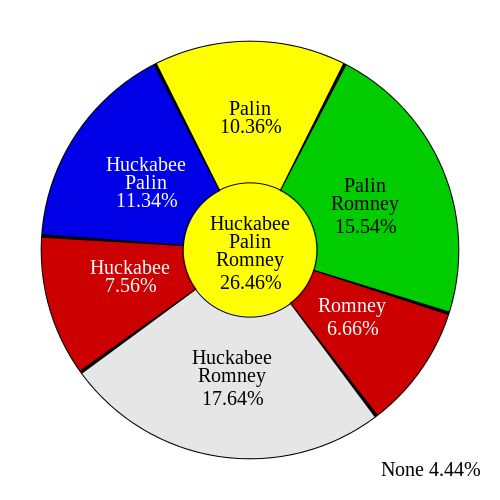

Python code for this plot:
#!/usr/bin/env python
# ex: set ts=8 noet:
# Ryan 'pizza' Flynn (http://parseerror.com/)
# display Venn-diagram data in a "beachball" format, yuck!
# don't blame me, blame
# <URL: http://www.reddit.com/r/SomebodyMakeThis/comments/bpb0y/smt_a_beach_ball_chart_maker/ >
# generates beachball.svg and beachball.png files
# required:
# python (http://python.org)
# cairo (http://cairographics.org)
# py2cairo (http://cairographics.org/pycairo/)
# 
# enter your data here
# ('NameX NameY', Pct, Color)
# whatever Pct is left over is considered 'None'

# original data
data = [
	('Palin',		 10.36, 'yellow'),
	('Palin Romney',	 15.54, 'green' ),
	('Romney', 		  6.66, 'red'   ),
	('Huckabee Romney',	 17.64, 'gray'  ),
	('Huckabee',		  7.56, 'red'   ),
	('Huckabee Palin',	 11.34, 'blue'  ),
	('Huckabee Palin Romney',26.46, 'yellow'), # 'All', center
]

filename = 'beachball'
width = 500.0
height = 500.0
fontsize = 20
fontname = "Times New Roman"

colors = { # available colors: 'color' : (r, g, b)
	'black': (0.0, 0.0, 0.0),
	'white': (1.0, 1.0, 1.0),
	'yellow':(1.0, 1.0, 0.0),
	'green': (0.0, 0.8, 0.0),
	'red':	 (0.8, 0.0, 0.0),
	'gray':	 (0.9, 0.9, 0.9),
	'blue':	 (0.0, 0.0, 0.9),
}

#####################################################

import cairo
from math import pi,radians,sin,cos
import sys

# secondary data
xc = width / 2
yc = width / 2
radius = width / 4
line = width / 3

#print('xc=%f yc=%f radius=%f line=%f' % (xc, yc, radius, line))

# display centered text as given position
def center_text(cr, x, y, bgrgb, names):
	set_text_color(cr, bgrgb)
	y -= fontsize / 2 # HACK
	for n in names.split(' '):
		_, _, width, height, _, _ = cr.text_extents(n)
		cr.move_to(x - width/2, y)
		cr.show_text(n)
		cr.stroke()
		y += height + 4

# figure out whether the fg color should be black or white based on bg color
def set_text_color(cr, bgrgb):
	if sum(bgrgb) < 1 and max(bgrgb) <= 0.9 and not (sum(bgrgb) == bgrgb[1]): # sufficiently dark
		cr.set_source_rgb(1, 1, 1)
	else:
		cr.set_source_rgb(0, 0, 0)

# set up
surface = cairo.ImageSurface(cairo.FORMAT_ARGB32, int(width), int(height))

cr = cairo.Context(surface)
cr.select_font_face(fontname)
cr.set_font_size(fontsize)

# white bg
cr.set_source_rgb(1.0, 1.0, 1.0)
cr.rectangle(0, 0, width, height)
cr.fill()
cr.stroke()

# black ball bg
cr.set_source_rgb(0,0,0)
cr.arc(xc, yc, radius+(line/2)+1, 0, 2 * pi)
cr.fill()
cr.stroke()

cr.set_line_width(line)

# graph data
pctMinusAll = sum([pct for _,pct,_ in data[:-1]]) # arc pct total
namepos = []
start = 0.0
for i in range(len(data)-1):
	name,pct,c = data[i]
	c = colors[c]
	# arc width in degrees
	w = (360.0 - (len(data)-1)) * (pct / pctMinusAll)
	if i == 0: # first arc display center top
		start = 270 - w/2
	# draw arc
	cr.set_source_rgba(c[0], c[1], c[2], 1)
	cr.arc(xc, yc, radius, radians(start), radians(start + w))
	cr.stroke()
	# calc name
	namepos.append((start, w, c, name + ' %4.2f%%' % (pct)))
	# loop
	start += w + 1

for start,w,rgb,name in namepos:
	x = xc + cos(radians(start + w/2)) * radius
	y = yc + sin(radians(start + w/2)) * radius
	center_text(cr, x, y, rgb, name)

# draw center
# circle
allName,allPct,allColor = data[-1:][0]
c = colors[allColor]
cr.set_source_rgba(c[0], c[1], c[2], 1)
cr.set_line_width(1)
cr.arc(xc, yc, radius/(100.0/allPct/2), 0, 2 * pi)
cr.fill()
cr.stroke()
# bg
cr.set_source_rgba(0,0,0,1)
cr.set_line_width(1)
cr.arc(xc, yc, radius/(100.0/allPct/2)+1, 0, 2 * pi)
# names
cr.set_source_rgb(0,0,0)
center_text(cr, xc, yc - fontsize / 2, c, '%s %4.2f%%' % (allName, allPct))

# display "None" in corner
nonePct = 100.0 - pctMinusAll - allPct
noneText = 'None %4.2f%%' % (nonePct)
_, _, noneWidth, noneHeight, _, _ = cr.text_extents(noneText)
cr.move_to(width - noneWidth - 20, height - noneHeight - 10)
cr.show_text(noneText)
cr.stroke()

# save
surface.write_to_png(filename + '.png')
surface.finish()
